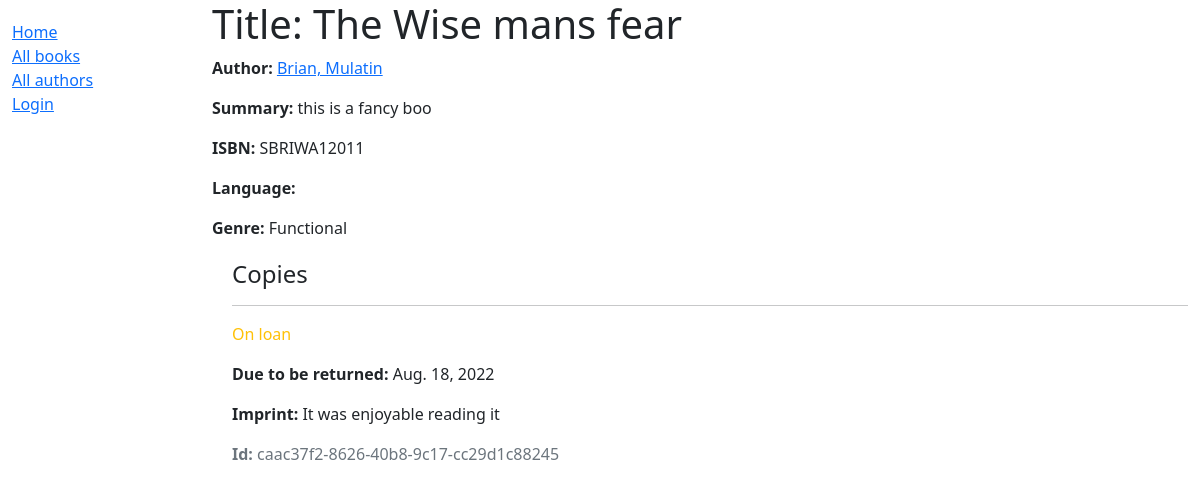
/catalog/books/1, run on the app's committed database.
### catalog/models.py (models this page shows, shortened)
class Book(models.Model):
    title=models.CharField(max_length=200)
    author=models.ForeignKey('Author',on_delete=models.SET_NULL,null=True)
    summary=models.TextField(max_length=1000,help_text="Enter a brief description of the book")
    isbn=models.CharField('ISBN',max_length=13,unique=True,help_text='13 characters')
    genre=models.ManyToManyField(Genre,help_text='select a genre for this book')
    def display_genre(self):
        """create a string for genre"""
        return ','.join(genre.name for genre in self.genre.all()[:3])
    display_genre.short_description= 'Genre'

class Author(models.Model):
    first_name=models.CharField(max_length=200)
    last_name=models.CharField(max_length=200)
    date_of_birth=models.DateField(null=True,blank=True)
    date_of_death=models.DateField('Died',null=True,blank=True)
    class Meta:
        ordering=['last_name','first_name']
    def get_absolute_url(self):
        return reverse ('author-detail',args=[str(self.id)])
    def __str__(self):
        return f'{self.last_name}, {self.first_name} '

class Genre(models.Model):
    name=models.CharField(max_length=200,help_text='enter a book genre (eg Science Fiction)')
    def __str__(self):
        return self.name

class BookInstance(models.Model):
    id=models.UUIDField(primary_key=True,default=uuid.uuid4,help_text='unique id for the book accross the library')
    book=models.ForeignKey('Book',on_delete=models.RESTRICT,null=True)
    imprint=models.CharField(max_length=200)
    due_back=models.DateField(null=True,blank=True)
    borrower=models.ForeignKey(User,on_delete=models.SET_NULL,null=True,blank=True)
    LOAN_STATUS=(
        ('m','Maintenance'),
        ('o', 'On loan'),
       ( 'a','available'),
        ('r','Reserved')
    )
    status=models.CharField(
        max_length=1,
        choices=LOAN_STATUS,
        blank=True,
        default='m',
        help_text="Book availability"
    )
    class Meta:
        ordering=['due_back']

### catalog/views.py (the view)
# urls.py: path('books/<int:pk>',views.BookDetailView.as_view(),name='book-detail'),
class BookDetailView(generic.DetailView):
    model=Book

### catalog/templates/catalog/book_detail.html
{% extends "base_generic.html" %}
{% block content %}
  <h1>Title: {{ book.title }}</h1>
  <p><strong>Author:</strong> <a href="{{book.author.get_absolute_url}}">{{ book.author }}</a></p>
  <p><strong>Summary:</strong> {{ book.summary }}</p>
  <p><strong>ISBN:</strong> {{ book.isbn }}</p>
  <p><strong>Language:</strong> {{ book.language }}</p>
  <p><strong>Genre:</strong> {{ book.genre.all|join:", " }}</p>
  <div style="margin-left:20px;margin-top:20px">
    <h4>Copies</h4>
    {% for copy in book.bookinstance_set.all %}
      <hr>
      <p class="{% if copy.status == 'a' %}text-success{% elif copy.status == 'm' %}text-danger{% else %}text-warning{% endif %}">
        {{ copy.get_status_display }}
      </p>
      {% if copy.status != 'a' %}
        <p><strong>Due to be returned:</strong> {{ copy.due_back }}</p>
      {% endif %}
      <p><strong>Imprint:</strong> {{ copy.imprint }}</p>
      <p class="text-muted"><strong>Id:</strong> {{ copy.id }}</p>
    {% endfor %}
  </div>
{% endblock %}

### data on the page
Book: author "Brian, Mulatin", summary "this is a fancy boo", isbn "SBRIWA12011", genre.all "Functional"
BookInstance: status "On loan", due_back "Aug. 18, 2022", imprint "It was enjoyable reading it", id "caac37f2-8626-40b8-9c17-cc29d1c88245"
